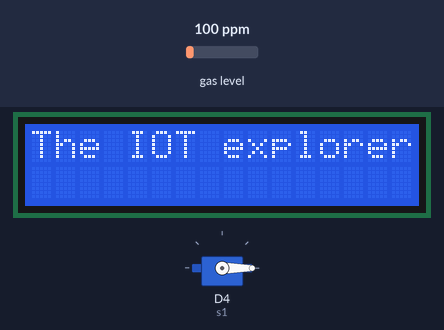
The sketch below on a simulated ESP8266 (NodeMCU). Shown: 16×2 character LCD, servo. The test bench sets the inputs (shaded band); at power-on: gas level 100 ppm. WiFi joins after 1.5 s; servers stay silent unless stated; what the sketch prints to the serial monitor is not drawn.

Above: at 2.2 s.
At 8.3 s:
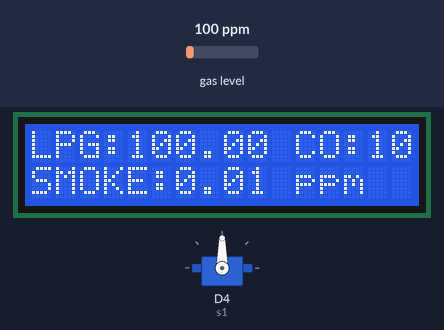
8.4 s: gas level set to 20 ppm
At 9.5 s:
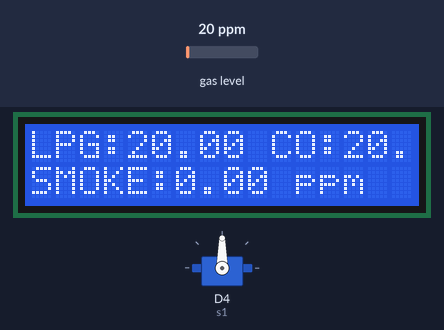
10.1 s: gas level set to 250 ppm
At 12.7 s:
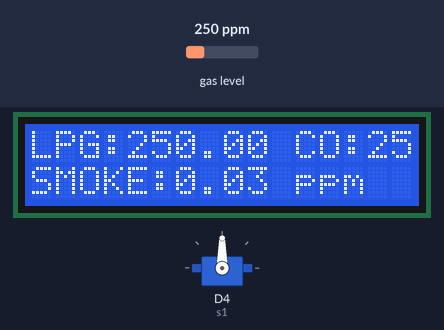
13.0 s: gas level set to 500 ppm
At 15.1 s:
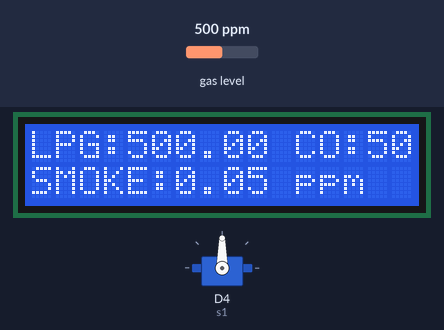
Timing chart, 0 to 16.6 s (numbered marks = the images above; inputs shaded):
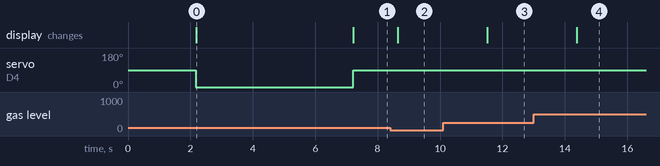

Measured:
- after the input at 8.4 s, the display: changes after 0.25 s (image 2)
- after the input at 10.1 s, the display: changes after 1.4 s (image 3)
- after the input at 13.0 s, the display: changes after 1.4 s (image 4)
- what the display in image 0 shows lasts 5.0 s, from 2.2 s to 7.2 s

The sketch:

Smart_smoke_n_gas_Detector.ino
```cpp
#include <ESP8266WiFi.h>
#include <MQ2.h>
#include <ThingSpeak.h>
 #include <Wire.h>
  #include <LiquidCrystal_I2C.h>
#include <Servo.h>
  LiquidCrystal_I2C lcd(0x27, 16, 2);
MQ2 mq2(A0);
Servo s1;
WiFiClient client;

long myChannelNumber = 2181598;
const char myWriteAPIKey[] = "HS3GQD1RTXD53EKC";

void setup() {
  Serial.begin(9600);
  lcd.begin();//Defining 16 columns and 2 rows of lcd display
  lcd.backlight();
  WiFi.begin("Redmi Note 11T 5G", "99aAbB*#");

  while (WiFi.status() != WL_CONNECTED) {
    delay(200);
    Serial.print("..");
    //lcd.print("Connecting to WIFI..");
  }
 // s1.attach(D4);
  Serial.println();
  //lcd.print("Connected");
  Serial.println("NodeMCU is connected!");
  Serial.println(WiFi.localIP());
  s1.attach(D4);
  mq2.begin();
  ThingSpeak.begin(client);
  s1.write(0);
  digitalWrite(D5, LOW);
  lcd.setCursor(0, 0);
  lcd.print("The IOT explorers");
  delay(5000);
}

void loop() {
  float* values = mq2.read(true); // Set it false if you don't want to print the values in the Serial
  float lpg = mq2.readLPG();
  float co = mq2.readCO();
  float smoke = mq2.readSmoke();


//delay(1000);
  Serial.println("LPG: " + String(lpg));
  Serial.println("CO: " + String(co));
  Serial.println("Smoke: " + String(smoke));
 // Serial.println("Methane: " + String(methane));
lcd.setCursor(0,0);
  lcd.print("LPG:");
  lcd.print(lpg);
  lcd.print(" CO:");
  lcd.print(co);
  lcd.setCursor(0,1);
  lcd.print("SMOKE:");
  lcd.print((smoke*100)/1000000);
  lcd.print(" ppm");
  if(smoke>=1||lpg>=1||co>=0)
{
      digitalWrite(D5, LOW);
      s1.write(90);
    }
  else
    {
      digitalWrite(D5, HIGH);
      s1.write(0);
    }
  ThingSpeak.writeField(myChannelNumber, 1, lpg, myWriteAPIKey);
  ThingSpeak.writeField(myChannelNumber, 2, co, myWriteAPIKey);
  ThingSpeak.writeField(myChannelNumber, 3, smoke, myWriteAPIKey);
  //ThingSpeak.writeField(myChannelNumber, 4, methane, myWriteAPIKey);

  delay(500);
}
```
